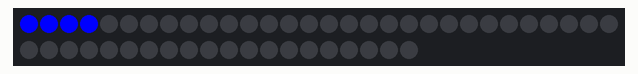
Bench run of a sketch on a simulated Arduino Uno, built with avr-gcc and run on an emulated ATmega328P. Parts: 50 RGB LEDs in strip order, left to right, continuing on the next row. The local clock reads 2024-03-15 10:24:30 at power-on unless the sketch sets it; what the sketch prints to the serial monitor is not drawn.

Above: at 0.1 s.
At 4.1 s:
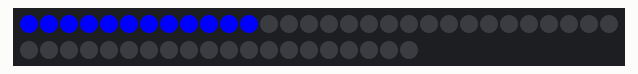
At 10.1 s:
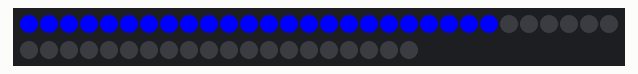
At 16.1 s:
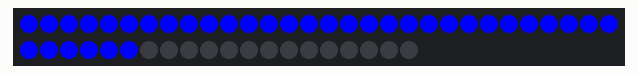
At 22.2 s:
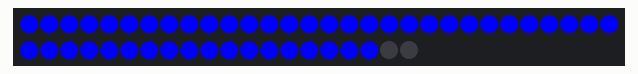

The sketch:

TestRGBStrip.ino
```cpp
//LED setups
#include "FastLED.h"
#define FASTLED_INTERNAL
#define NUM_LEDS 50
#define DATA_PIN 6

CRGB leds[NUM_LEDS];

//Clock setups
#include <DS3231.h>
DS3231 rtc(SDA,SCL);
String currentClock;
String currh;
String prevh;
int tmz; //time zone
int timesection = 1;

void setup() {
  //setup LEDs
  FastLED.addLeds<WS2811, DATA_PIN, RGB>(leds, NUM_LEDS);

  //setup Clock
  rtc.begin();
  rtc.setDOW(TUESDAY);
  rtc.setTime(21,50,0);
  rtc.setDate(4,9,2019);
  currentClock = rtc.getTimeStr(FORMAT_SHORT);
  currh = currentClock.substring(0,2);
  prevh = currentClock.substring(0,2);
  tmz = currh.toInt() - 6; //this is the first time zone based off EST (6hrs behind EST)

  //setup Serial
  Serial.begin(9600);

  //setup Lighting

}

void loop() {
  // print time for checking
  currentClock = rtc.getTimeStr(FORMAT_SHORT);
  Serial.print("Time: ");
  Serial.println(currentClock);
  currh = currentClock.substring(0,2);
  tmz = currh.toInt()-6;
  Serial.print("Hour: ");
  Serial.println(currh);
  Serial.print("TMZ: ");
  Serial.println(tmz);

  //test code
  int k = 0;
  int m = 0;
  int k2 = 4;
  int m2 = 4;
  for(int i = 0; i < NUM_LEDS -3; i+=4){ //cycle through lights
    for (int k1 = k; k1 < k2; k1++){ //turn on first 4 lights
      leds[k1] = CRGB::Blue;
      FastLED.show();
    }
    delay(1000);
    /*
    for (int m1 = m; m1 < m2; m1++){ //turn off 4 lights
      leds[m1] = CRGB::Black;
      FastLED.show();
    }*/
    delay(1000);
    k += 4;
    m += 4;
    k2 += 4;
    m2 += 4;
  }

}
```
